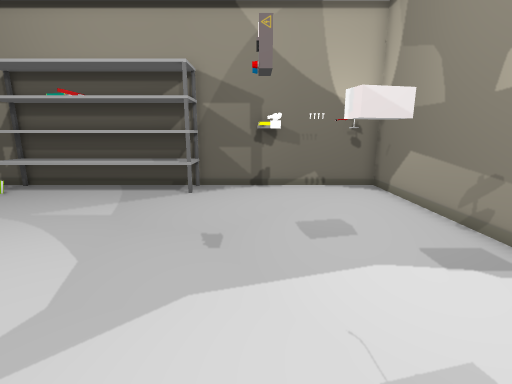
[1] (above)

12 first-person views from a walk through a 3-D level made in the Unity game engine. The camera is 1.3 m above the floor, tilts 12° down and sees 85° across. Doors are open. The floor is counted in squares, 0.5 m on a side. Each view is taken from the middle of a square. On the plan, view 1 faces up. The plan holds only what a view shows up to about 19 squares ahead; the rest is blank. The place goes on beyond the plan. Some animated figures are left out. Some surface patterns are stand-ins.

[2]
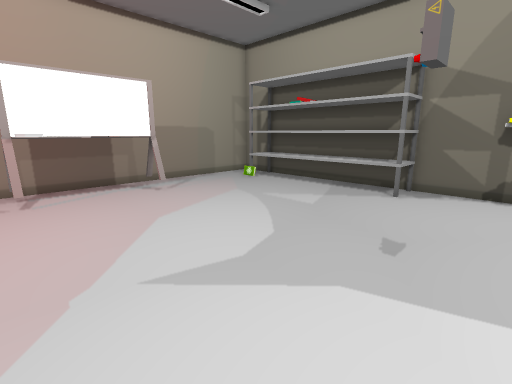

[3]
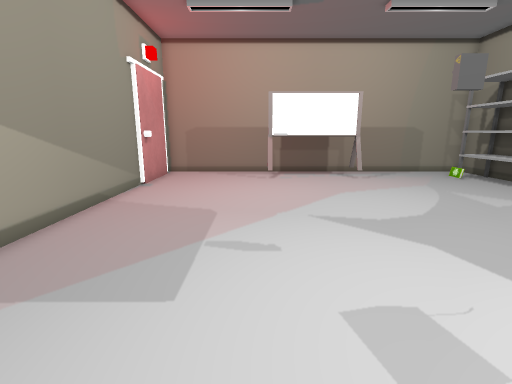

[4]
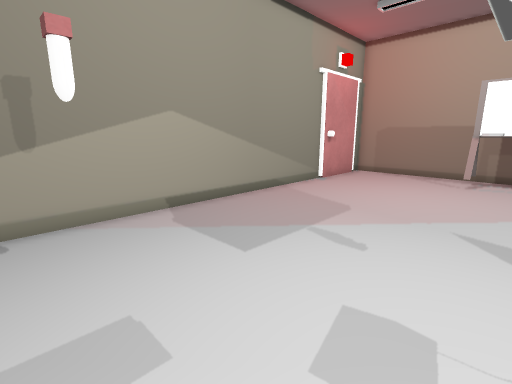

[5]
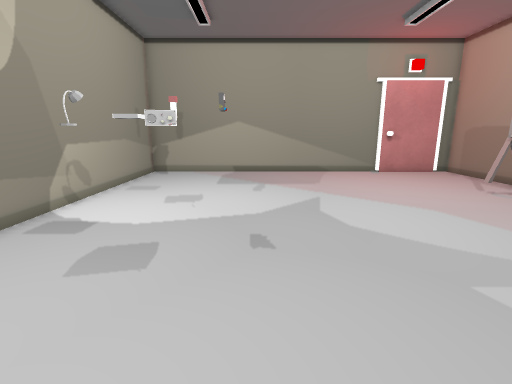

[6]
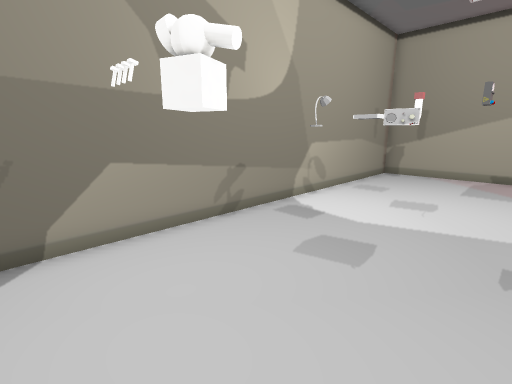

[7]
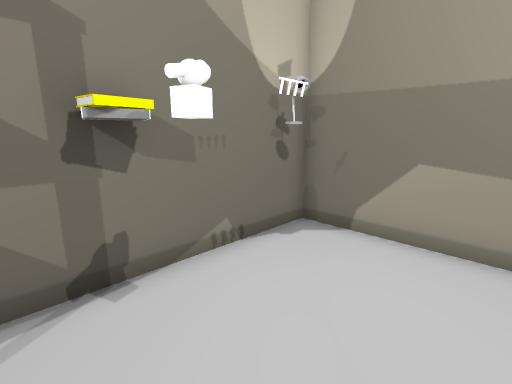

[8]
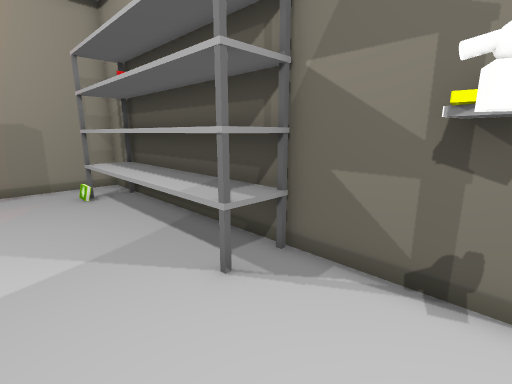

[9]
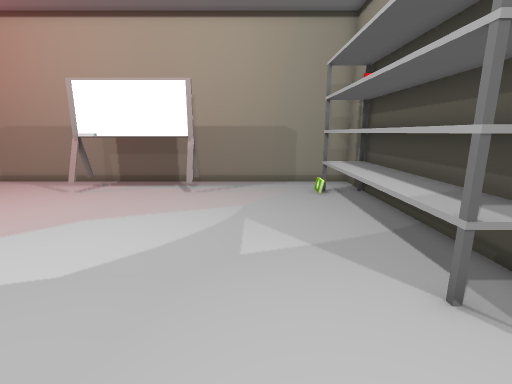

[10]
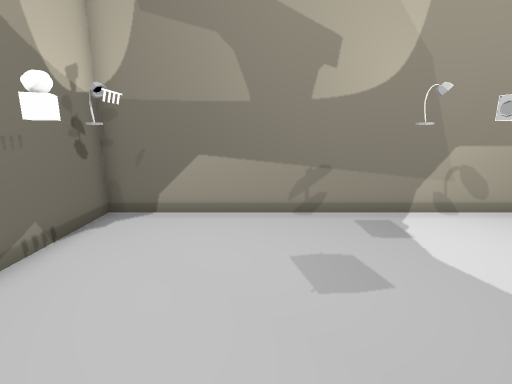

[11]
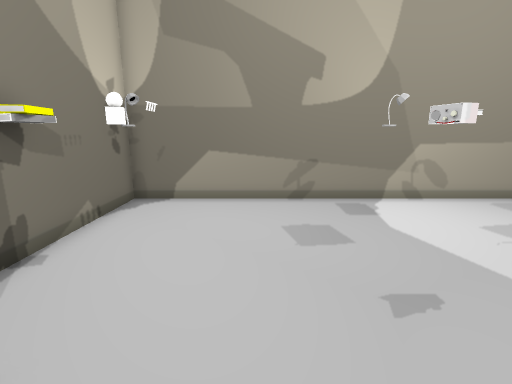

[12]
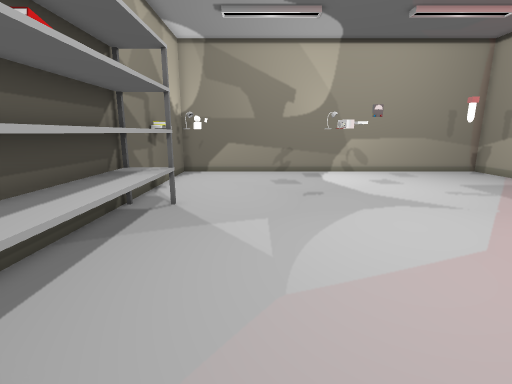

### Floor plan
Points are (right, up) in squares from view 1. A wall is a line through its corners. A room is listed if a view was taken in it or the views show most of it. See-through windows are left out.
Room 1 (views 1, 2, 3, 4, 5, 6, 7, 8, 9, 10, 11, 12)
walls: (-10, -5.4) (-9.5, -5.4); (-9.4, -5.9) (5.9, -5.9) (5.9, 13.9) (-13.9, 13.9) (-13.9, -5.9) (-12.9, -5.9); (-13.2, -5.7) (-9, -5.7)
objects: other object (-12, 1) to (-11, 6); other object (-12, 12) to (-3, 13); other object (0, 3) to (0, 4); other object (0, 13) to (1, 13); other object (1, 4) to (2, 5); other object (1, 12); other object (2, 12); other object (3, 3) to (4, 3); other object (3, 12); other object (4, -3); other object (4, 5) to (5, 5); other object (4, 13) to (5, 13)

Where each view was taken, in squares from view 1:
view 1: 0 up, 0 right, facing up
view 2: 0 up, 1 right, facing up-left
view 3: 0 up, 5 right, facing left
view 4: 3 up, 5 right, facing down-left
view 5: 13 up, 1 left, facing down
view 6: 13 up, 1 left, facing down-right
view 7: 9 up, 1 left, facing up-right
view 8: 9 up, 1 right, facing up-left
view 9: 9 up, 1 right, facing left
view 10: 9 up, 3 left, facing right
view 11: 9 up, 5 left, facing right
view 12: 9 up, 13 left, facing right
